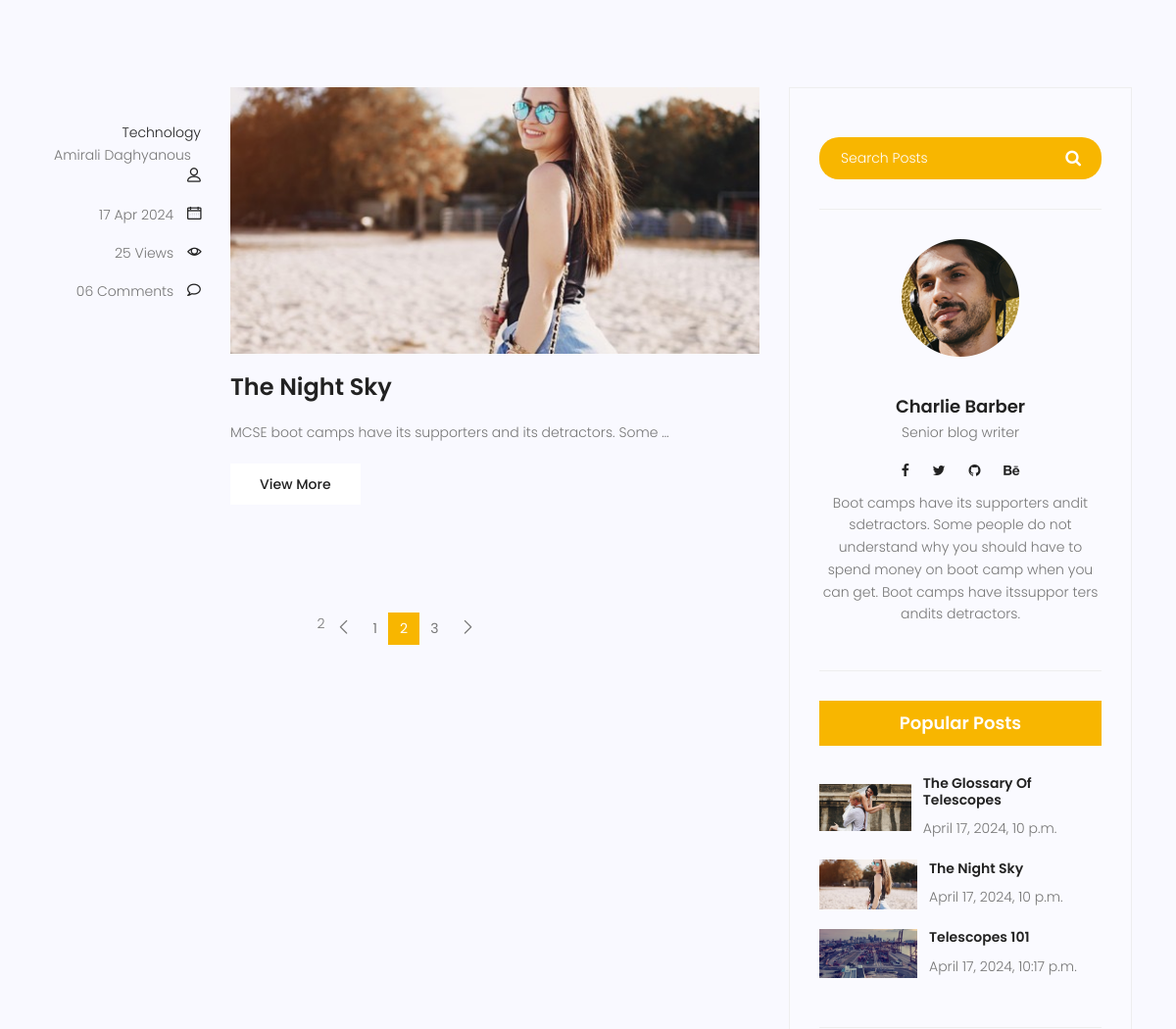
/blog-home/?page=2 (middle part), run on an earlier commit of the app's database.
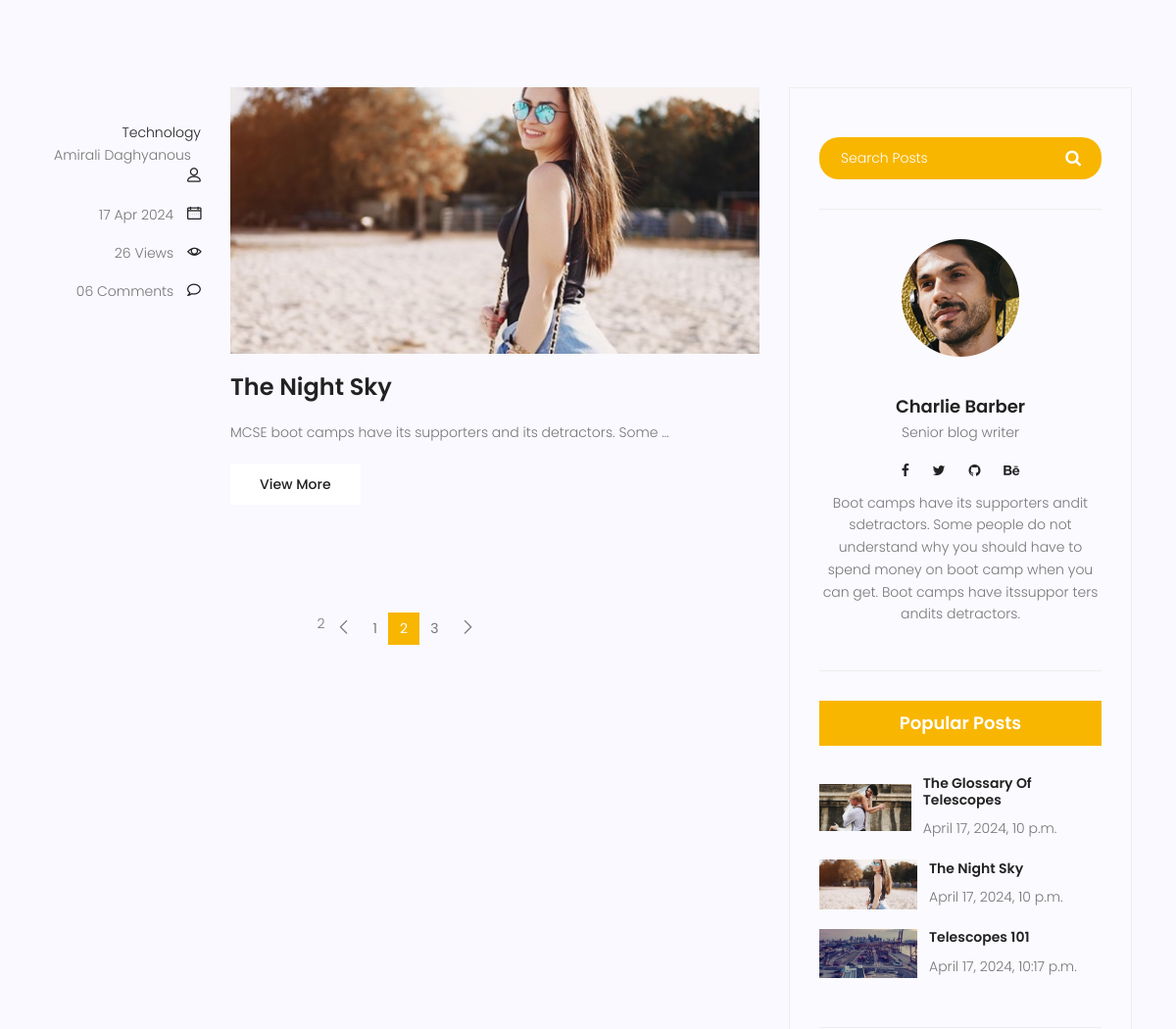
And on a later commit of the database.
### Blog/models.py (models this page shows, shortened)
class Category(models.Model):
    name=models.CharField(max_length=250)
    def __str__(self):
        return self.name

class posts(models.Model):
    title=models.CharField(max_length=250)
    content=models.TextField(max_length=250)
    author=models.ForeignKey(User,on_delete=models.SET_NULL,null=True)
    category=models.ManyToManyField(Category)
    create_date=models.DateTimeField(auto_now_add=True)
    published_date=models.DateTimeField(default=timezone.now)
    image=models.ImageField(upload_to='blog',default='blog/default.jpg')
    status=models.BooleanField(default=False)
    counted_views=models.IntegerField(default=0)

### Blog/views.py (the view)
# urls.py: path('blog-home/',bloghome,name="bloghome"),
def bloghome(request,cat=None):
    post = posts.objects.filter(published_date__lte=timezone.now(),status=True)
    paginator=Paginator(post,1)
    page=request.GET.get("page")
    if cat:
        post=post.filter(category__name=cat)
    post=paginator.get_page(page)
    context = {'posts': post}
    return render(request,'blog-home.html',context)

### Blog/templatetags/blog_tags.py (called while the page is built)
@register.inclusion_tag('blog-popularposts.html')
def popularpost(arg=3):
    postss=posts.objects.filter( published_date__lte=timezone.now(), status=True).order_by('published_date')[:arg]
    return {'posts':postss}

@register.inclusion_tag('blog-category.html')
def categories():
    postss=posts.objects.filter( published_date__lte=timezone.now(), status=True)
    categories=Category.objects.all()
    cat_dict = {}
    for name in categories:
        cat_dict[name]=postss.filter(category=name).count()
    return {'categories':cat_dict}

### templates/blog-home.html (shortened to what this page needs)
{% load static %}
{% load blog_tags %}
<!DOCTYPE html>
<html lang="zxx" class="no-js">
{% include 'head.html' %}
<body>
<section class="top-category-widget-area pt-90 pb-90 ">
</section>
<section class="post-content-area">
    <div class="container">
        <div class="row">
            <div class="col-lg-8 posts-list">
                {% for post in posts %}
                    <div class="single-post row">
                        <div class="col-lg-3  col-md-3 meta-details">
                            <ul class="tags">
                                {% for cat in post.category.all %}
                                    <li><a href="{% url "category"  cat=cat.name %}">
                                        {{ cat.name }}{% if not forloop.last %},{% endif %}</a></li>
                                {% endfor %}
                                <div class="user-details row">
                                    <p class="user-name col-lg-12 col-md-12 col-6"><a
                                            href="#">{{ post.author.get_full_name }}</a> <span
                                            class="lnr lnr-user"></span></p>
                                    <p class="date col-lg-12 col-md-12 col-6"><a
                                            href="#">{{ post.published_date|date:"d M Y" }}</a> <span
                                            class="lnr lnr-calendar-full"></span></p>
                                    <p class="view col-lg-12 col-md-12 col-6"><a href="#">{{ post.counted_views }}
                                        Views</a> <span class="lnr lnr-eye"></span></p>
                                    <p class="comments col-lg-12 col-md-12 col-6"><a href="#">06 Comments</a> <span
                                            class="lnr lnr-bubble"></span></p>
                                </div>
                            </ul>
                        </div>
                        <div class="col-lg-9 col-md-9 ">
                            <div class="feature-img">
                                <img class="img-fluid" src="{{ post.image.url }}" alt="">
                            </div>
                            <a class="posts-title" href="{% url 'blogsingle' pid=post.id %}"><h3>{{ post.title }}</h3>
                            </a>
                            <p class="excert">
                                {{ post.content|truncatewords_html:10 }}
                            </p>
                            <a href="{% url 'blogsingle' pid=post.id %}" class="primary-btn">View More</a>
                        </div>
                    </div>
                {% endfor %}
                <nav class="blog-pagination justify-content-center d-flex">
                    <ul class="pagination">
                        {% if posts.has_previous %}
                            {{ posts.end_index }}
                            <li class="page-item">
                                <a href="?page={{posts.previous_page_number}}" class="page-link" aria-label="Previous">
		                                    <span aria-hidden="true">
		                                        <span class="lnr lnr-chevron-left"></span>
		                                    </span>
                                </a>
                            </li>
                        {% endif %}
                        {% for i in posts.paginator.page_range %}
                            {% if posts.number == i %}
                                <li class="page-item active"><a href="?page={{ i }}" class="page-link">{{ i }}</a></li>
                            {% else %}
                                <li class="page-item"><a href="?page={{ i }}" class="page-link">{{ i }}</a></li>
                            {% endif %}
                        {% endfor %}
                        {% if posts.has_next %}
                            <li class="page-item">
                            <a href="?page={{posts.next_page_number}}" class="page-link" aria-label="Next">
		                                    <span aria-hidden="true">
		                                        <span class="lnr lnr-chevron-right"></span>
		                                    </span>
                            </a>
                            </li>
                        {% endif %}
                    </ul>
                </nav>
            </div>
            <div class="col-lg-4 sidebar-widgets">
                <div class="widget-wrap">
                    <div class="single-sidebar-widget search-widget">
                        <form class="search-form" action="#">
                            <input placeholder="Search Posts" name="search" type="text" onfocus="this.placeholder = ''"
                                   onblur="this.placeholder = 'Search Posts'">
                            <button type="submit"><i class="fa fa-search"></i></button>
                        </form>
                    </div>
                    <div class="single-sidebar-widget user-info-widget">
                        <img src=" {% static "img/blog/user-info.png" %}" alt="">
                        <a href="#"><h4>Charlie Barber</h4></a>
                        <p>
                            Senior blog writer
                        </p>
                        <ul class="social-links">
                            <li><a href="#"><i class="fa fa-facebook"></i></a></li>
                            <li><a href="#"><i class="fa fa-twitter"></i></a></li>
                            <li><a href="#"><i class="fa fa-github"></i></a></li>
                            <li><a href="#"><i class="fa fa-behance"></i></a></li>
                        </ul>
                        <p>
                            Boot camps have its supporters andit sdetractors. Some people do not understand why you
                            should have to spend money on boot camp when you can get. Boot camps have itssuppor ters
                            andits detractors.
                        </p>
                    </div>
                    {% popularpost %}
                </div>
            </div>
        </div>
    </div>
</section>
</body>
</html>

### templates/head.html (shortened to what this page needs)
{% load static %}
<head>
    <link rel="stylesheet" href=" {% static "css/linearicons.css" %}">
    <link rel="stylesheet" href=" {% static "css/font-awesome.min.css" %}">
    <link rel="stylesheet" href=" {% static "css/bootstrap.css" %}">
    <link rel="stylesheet" href=" {% static "css/magnific-popup.css" %}">
    <link rel="stylesheet" href=" {% static "css/jquery-ui.css" %}">
    <link rel="stylesheet" href=" {% static "css/nice-select.css" %}">
    <link rel="stylesheet" href=" {% static "css/animate.min.css" %}">
    <link rel="stylesheet" href=" {% static "css/owl.carousel.css" %}">
    <link rel="stylesheet" href=" {% static "css/main.css" %}">
</head>

### templates/header.html (shortened to what this page needs)
{% load static %}

### templates/blog-popularposts.html
{% load static %}
{% load humanize %}
<div class="single-sidebar-widget popular-post-widget">
    <h4 class="popular-title">Popular Posts</h4>
    <div class="popular-post-list">
            {% for post in posts %}
        <div class="single-post-list d-flex flex-row align-items-center">
            <div class="thumb">
                <img class="img-fluid" src=" {{post.image.url}}" alt="">
            </div>
            <div class="details">
                <a href="{% url 'blogsingle' pid=post.id %}"><h6>{{ post.title}}</h6></a>
                <p>{{ post.published_date|naturaltime}}</p>
            </div>
        </div>
        {% endfor %}
    </div>
</div>

### templates/blog-category.html (shortened to what this page needs)
{% load blog_tags %}

What changed in the data, as far as the page shows it:
changed posts "The Night Sky": counted_views "25" → "26"
